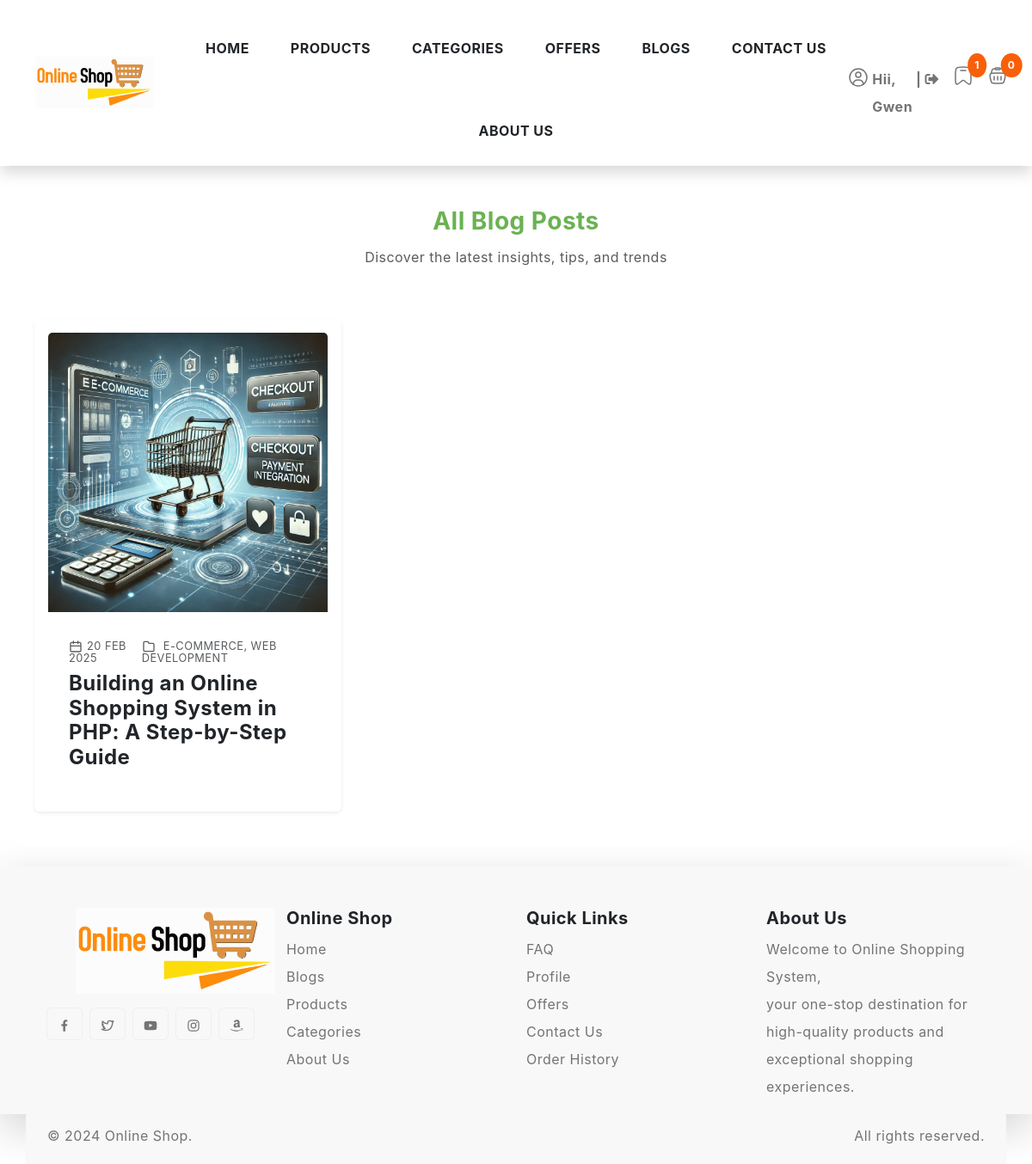
Page /blogs.php (signed in) on the committed database.
### tables this page shows
CREATE TABLE `tbl_blog` (
  `blog_id` int(11) NOT NULL,
  `blog_title` varchar(255) NOT NULL,
  `blog_content` text NOT NULL,
  `blog_post_date` date NOT NULL,
  `blog_category` varchar(100) DEFAULT NULL,
  `blog_image_path` varchar(255) DEFAULT NULL,
  `blog_created_at` timestamp NOT NULL DEFAULT current_timestamp(),
  `blog_status` int(11) NOT NULL DEFAULT 1
);

### blogs.php (the view)
<?php
include "config/connection.php";
include "component/header.php";
$selectQuery = "SELECT * FROM `tbl_blog` ORDER BY `blog_created_at` DESC";
$result = mysqli_query($conn, $selectQuery);
?>
<div class="content-wrapper p-4">
    <div class="card border-0  ">
        <div class="card-  text-center p-4">
            <h3 class="font-weight-bold text-primary">All Blog Posts</h3>
            <p class="text-muted">Discover the latest insights, tips, and trends</p>
        </div>
        <div class="card-body">
            <div class="row">
                <?php while ($data = mysqli_fetch_array($result)) { ?>
                    <div class="col-md-4 mb-4">
                        <article class="post-item card border-0 shadow-sm p-3 rounded-lg hover-zoom">
                            <div class="image-holder position-relative overflow-hidden rounded-lg">
                                <a href="blog_view.php?blog_id=<?= $data['blog_id'] ?>">
                                    <img src="admin/uploads/blogs/<?= $data['blog_image_path'] == null ? 'no_img.png' : $data['blog_image_path'] ?>" alt="post" class="card-img-top w-100">
                                </a>
                                <div class="hover-overlay position-absolute top-0 start-0 w-100 h-100 d-flex justify-content-center align-items-center">
                                </div>
                            </div>
                            <div class="card-body p-4">
                                <div class="post-meta d-flex justify-content-between text-uppercase gap-2 my-2">
                                    <div class="meta-date text-muted">
                                        <svg width="16" height="16">
                                            <use xlink:href="#calendar"></use>
                                        </svg><?= date('d M Y', strtotime($data['blog_created_at'])) ?>
                                    </div>
                                    <div class="meta-categories text-muted">
                                        <svg width="16" height="16">
                                            <use xlink:href="#category"></use>
                                        </svg> <?= $data['blog_category'] ? $data['blog_category'] : 'General' ?>
                                    </div>
                                </div>
                                <div class="post-header">
                                    <h4 class="post-title">
                                        <a href="blog_view.php?blog_id=<?= $data['blog_id'] ?>" class="text-decoration-none text-dark fw-bold"><?= htmlspecialchars($data['blog_title']) ?></a>
                                    </h4>
                                </div>
                            </div>
                        </article>
                    </div>
                <?php } ?>
            </div>
        </div>
    </div>
</div>
<?php
include "component/footer.php";
?>

### style.css (style rules this page uses)
body { --heading-font : "Inter", sans-serif; --bs-link-color: #333; --bs-link-hover-color:#333; --bs-link-color-rgb: 40,40,40; --bs-link-hover-color-rgb: 0,0,0; --bs-light-rgb: 248, 248, 248; --bs-font-sans-serif: "Inter", sans-serif; --bs-body-font-family: var(--bs-font-sans-serif); --bs-body-font-size: 1rem; --bs-body-font-weight: 400; --bs-body-line-height: 2; --bs-body-color: #747474; --bs-primary: #6BB252; --bs-primary-rgb: 107, 178, 82; --bs-secondary: #364127; --bs-secondary-rgb: 54, 65, 39; --bs-danger: #F95F09; --bs-danger-rgb: 249, 95, 9; --bs-success: #a3be4c; --bs-success-rgb: 163, 190, 76; --bs-primary-bg-subtle: #FFF9EB; --bs-success-bg-subtle: #eef5e5; --bs-border-color: #F7F7F7; }
body { letter-spacing: 0.03em; }
h1,h2,h3,h4,h5,h6 { font-family: var(--heading-font); color: var(--bs-dark); font-weight: 700; }
.post-item .post-meta { font-size: 0.8rem; line-height: 1; }
.post-item .post-meta svg { margin-right: 5px; }

### rows in the picture
tbl_blog: blog_image_path (picture), blog_created_at "20 FEB 2025", blog_category "E-COMMERCE, WEB DEVELOPMENT", blog_title "Building an Online Shopping System in PHP: A Step-by-Step Guide"

### other values in the picture
substr(strip_tags(($username)),0,5) "Gwen"
count($wishlistItems) "1"
count($cartItems) "0"
